Frame 1 (no input): blank canvas, image omitted
Frame 60 (the mouse pressed at the canvas centre just before this capture): blank canvas, image omitted
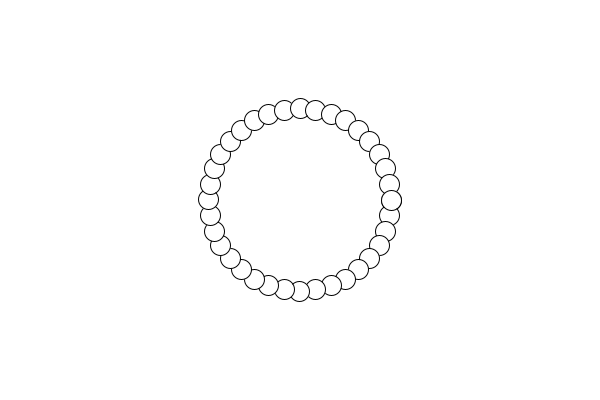
Frame 120 (the mouse held since frame 60 and released just before this capture)

The Processing sketch whose frames 1 and 60 were blank and that drew this single picture after the mouse press (run headless with seeded random() and noise(); from frame 60 on, the mouse is pressed at the canvas centre):

// Processing sketch: processing_42742
// ── processing_42742.pde

float r;
float easedR=0;
float easing = 0.04;

void setup()
{
  size(600,400);
  smooth();
  rectMode(CENTER);
}

void draw()
{
  background(255);
  expload(mouseX);
}


void expload(float mx)
{
  //Map the incoming mouseX data to a smaller range
  r = map(mx, 0,width, 0,200);
  //Easing on r. Instead of r, we'll use easedR
  easedR += (r - easedR) * easing;
  
  translate(width/2,height/2);
  for(int i=0; i<=360; i+=10)
  { 
     pushMatrix();
     float x = easedR * cos(radians(i));
     float y = easedR * sin(radians(i));
     //Try commenting out translate, and put
     //x and y in the ellipse() function. Note the difference.
     translate(x,y);
     //rotate( radians(easedR*i/50.0));
     //rect(0,0, 30,55);
     ellipse(0,0, 20,20);
     popMatrix();
  }
  
  
}
